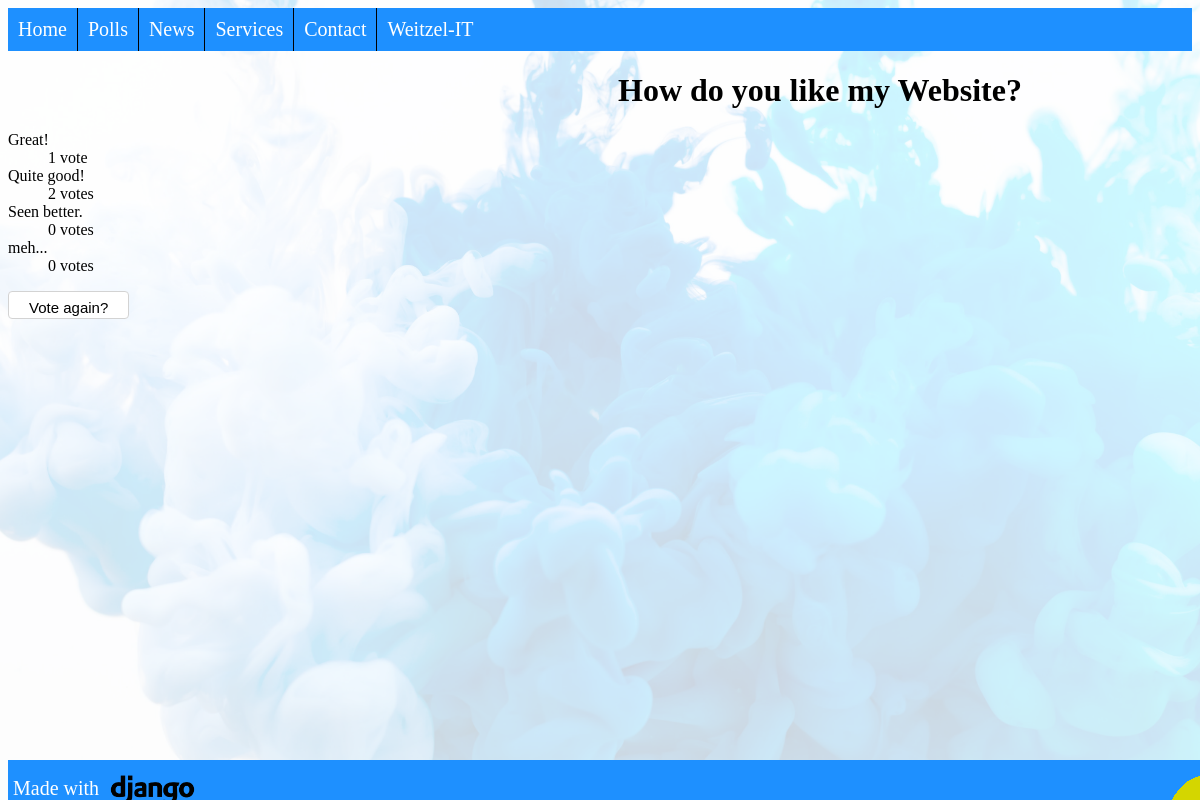
Screenshot of /polls/101/results/ with the database file from the repository.
### polls/models.py (models this page shows, shortened)
class Question(models.Model):
    question_text = models.CharField(max_length=200)
    pub_date = models.DateTimeField("date published", default=timezone.now())

class Choice(models.Model):
    question = models.ForeignKey(Question, on_delete=models.CASCADE)
    choice_text = models.CharField(max_length=200)
    votes = models.IntegerField(default=0)

### polls/views.py (the view)
# urls.py: path("<int:pk>/results/", views.ResultsView.as_view(), name="results"),
class ResultsView(generic.DetailView):
    model = Question
    template_name = "polls/results.html"

### polls/templates/polls/results.html
{% extends "base.html" %}
{% block content %}
    {% load static %}
    <link rel="stylesheet" type="text/css" href="{% static "polls/style.css" %}">
<h1 id="pollsresult-header">{{ question.question_text }}</h1>
<dl class="result">
{% for choice in question.choice_set.all %}
    <dt class="result">{{ choice.choice_text }} </dt>  <dd class="result">{{ choice.votes }} vote{{ choice.votes|pluralize }} </dd>
{% endfor %}
</dl>
<a class="button" id="pollsindex-create" href="{% url 'polls:detail' question.id %}">Vote again?</a>
{% endblock %}

### templates/base.html (shortened to what this page needs)
<!DOCTYPE html>
<html>
<head>
    {% load static %}
    <link rel="stylesheet" type="text/css" href="{% static 'pages/base_style.css' %}">
</head>
<body style="background-image: url('{% static "pages/images/background-blue.png" %}'); background-size: 100% auto">
<ul class="navbar">
    <li class="navbar"><a class="navbar" href="{% url "pages:home" %}">Home</a></li>
    <li class="navbar"><a class="navbar" href="{% url "polls:index" %}">Polls</a></li>
    <li class="navbar"><a class="navbar" href="{% url "news:index" %}">News</a></li>
    <li class="navbar"><a class="navbar" href="{% url "pages:services" %}">Services</a></li>
    <li class="navbar"><a class="navbar" href="{% url "pages:contact" %}">Contact</a></li>
    <li class="navbar" id="logo">Weitzel-IT</li>
</ul>
    {% block content %}{% endblock %}
<div class="footer">
    <div class="django_image"> Made with <a href="https://djangoproject.com"> <img class="django_image" src="{% static "pages/images/Django.png" %}"></a></div>
    <div class="social_images">
            <a href="https://xing.com/profile/Andreas_Weitzel8"> <img class="social_images" src="{% static "pages/images/Xing.png" %}"></a>
    </div>
</div>
</body>
</html>

### pages/static/pages/base_style.css (style rules this page uses)
li a.navbar { color: white; padding: 10px; display: block; text-align: center; text-decoration: none; font-size: 20px; }
li.navbar { float: left; border-right: 1px solid black; }
li.navbar:last-child { color: white; padding: 10px; display: block; text-align: center; text-decoration: none; font-size: 20px; border-right: none }
ul.navbar { list-style-type: none; margin: 0; padding: 0; overflow: hidden; background-color: dodgerblue; }
.footer { background-color: dodgerblue; position: fixed; bottom:0; height: 5vh; width: 100vw; }
img.social_images { padding: 30px; padding-top: 10px; margin-left: auto; margin-right: auto; display: inline-block; }
div.social_images { margin: 0 auto; width: 300px; }
div.django_image { float: left; padding: 5px; padding-top: 15px; font-size: 20px; color: white; display: inline-block; }
img.django_image { height:30px; display: inline-block; vertical-align: middle; padding-left: 5px; }
body { background-repeat: no-repeat; background-attachment: fixed; }

### polls/static/polls/style.css (style rules this page uses)
h1 { margin-left: 610px; }
a.button { background-color: white; color: black; padding: 20px; padding-top: 7px; padding-bottom: 2px; text-align: center; text-decoration: none; display: inline-block; font-size: 15px; cursor: pointer; font-family: Helvetica; border-radius: 4px; border: 1px solid lightgrey; }

### rows the page displays
Question: question_text "How do you like my Website?"
Choice: choice_text "Great!", votes "1"
Choice: choice_text "Quite good!", votes "2"
Choice: choice_text "Seen better.", votes "0"
Choice: choice_text "meh...", votes "0"
